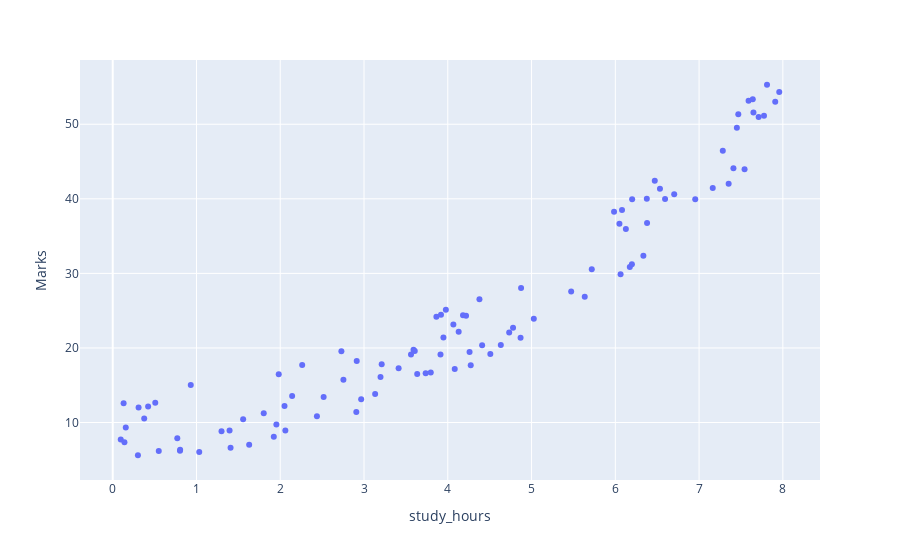

Notebook code cell kept with this figure:
### Code cell
fig = px.scatter(student_df, x = "study_hours", y = "Marks")
fig
